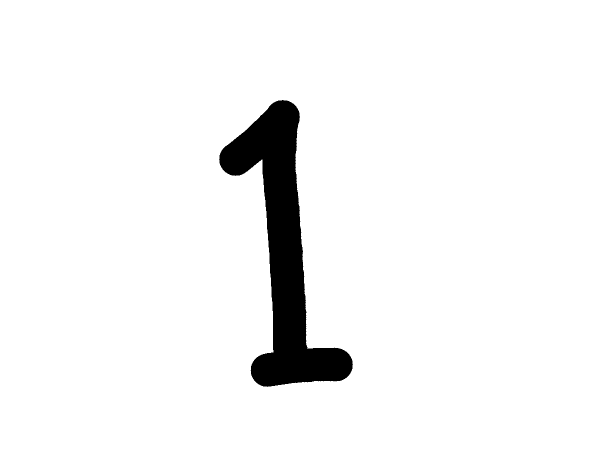
#> input picture datasets/Img/img002-041.png, 1200 x 900 px (shown at 1/2 size)
$ python -i functions.py   (imports and definitions only)
#> lines starting #> are read from the running program, lines starting #| are printed output that depends on the picture; after the words box and inside, x2 and y2 are one past the last pixel; in counts of white or black regions, pixels touching at a corner belong together
#> further down, picture is the input picture: shape (900, 1200, 3); 95.2% white; 1 black region, box (x1, y1, x2, y2) and area: (438, 200, 706, 774) 52043
import pandas as pd
import cv2
import numpy as np
import os
import pickle

PATH = os.getcwd()
DATASET_PATH = os.path.join(PATH, 'datasets')
WIDTH = 16
HEIGHT = 16
K = WIDTH*HEIGHT


def join_path(path, name):
    return os.path.join(path, name)


# [6 lines left out: function readTrainedFile, not called in this run]


def saveTrainedFile(dict):
    pickle.dump(dict, open(join_path(PATH, 'model/model.h5'), 'wb'))


# [14 lines left out: function readDataset, not called in this run]


def readImage(path):
    return cv2.imread(path, 0)


def resizeImage(image):
    return cv2.resize(image, (HEIGHT, WIDTH), interpolation=cv2.INTER_AREA)


def processImage(image):
    _, image = cv2.threshold(image, 165, 255, cv2.THRESH_BINARY_INV)
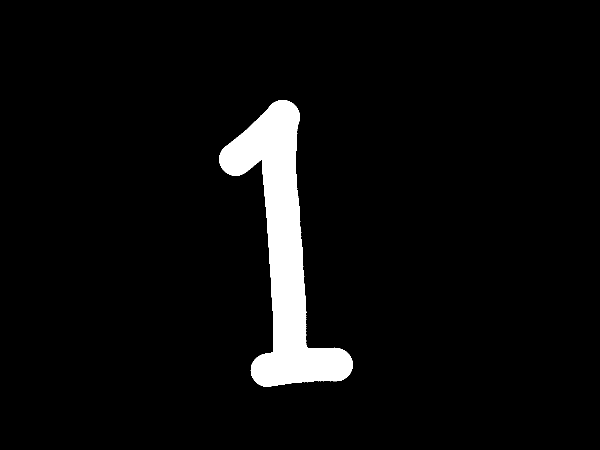
#> image: shape (900, 1200, 3) (shown at 1/2 size); 4.8% white; 1 white region, box (x1, y1, x2, y2) and area: (438, 200, 706, 774) 52043
    image = crop(image)
    image = resizeImage(image)
    return image


# [26 lines left out: functions clean, readImagesTrain, calc_deltas, not called in this run]


def crop(image):
    # crop left
    while True:
        sum = np.sum(image[:, 0])
        if sum != 0:
            break
        else:
            image = image[:, 1:]
#> this loop made 439 passes
#> pass 1, in crop, `image = image[:, 1:]`:
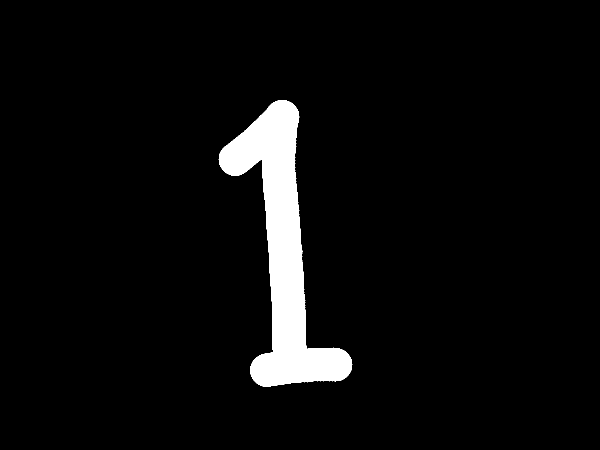
#> image: shape (900, 1199, 3) (shown at 1/2 size); 4.8% white; 1 white region, box (x1, y1, x2, y2) and area: (437, 200, 705, 774) 52043
#> pass 3, in crop, `image = image[:, 1:]`:
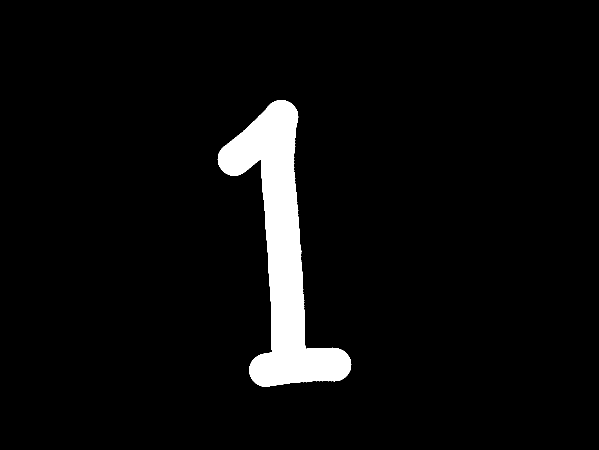
#> image: shape (900, 1197, 3) (shown at 1/2 size); 4.8% white; 1 white region, box (x1, y1, x2, y2) and area: (435, 200, 703, 774) 52043
#> after the loop:
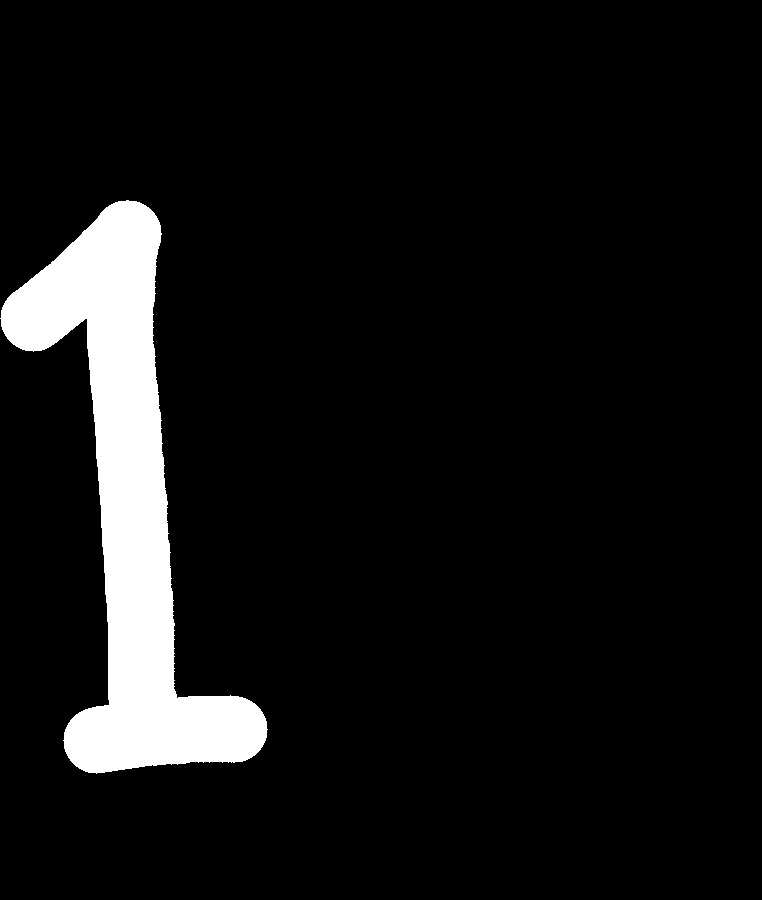
#> image: shape (900, 762, 3); 7.6% white; 1 white region, box (x1, y1, x2, y2) and area: (0, 200, 268, 774) 52043

    # crop top
    while True:
        sum = np.sum(image[0, :])
        if sum != 0:
            break
        else:
            image = image[1:, :]
#> this loop made 201 passes
#> pass 1, in crop, `image = image[1:, :]`:
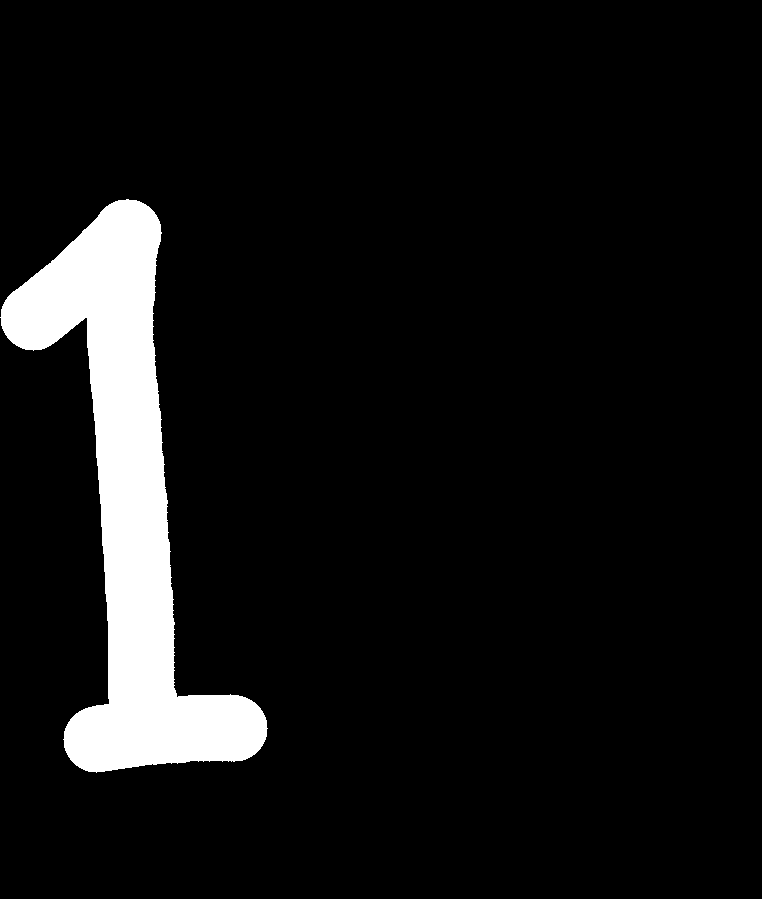
#> image: shape (899, 762, 3); 7.6% white; 1 white region, box (x1, y1, x2, y2) and area: (0, 199, 268, 773) 52043
#> pass 2, in crop, `image = image[1:, :]`:
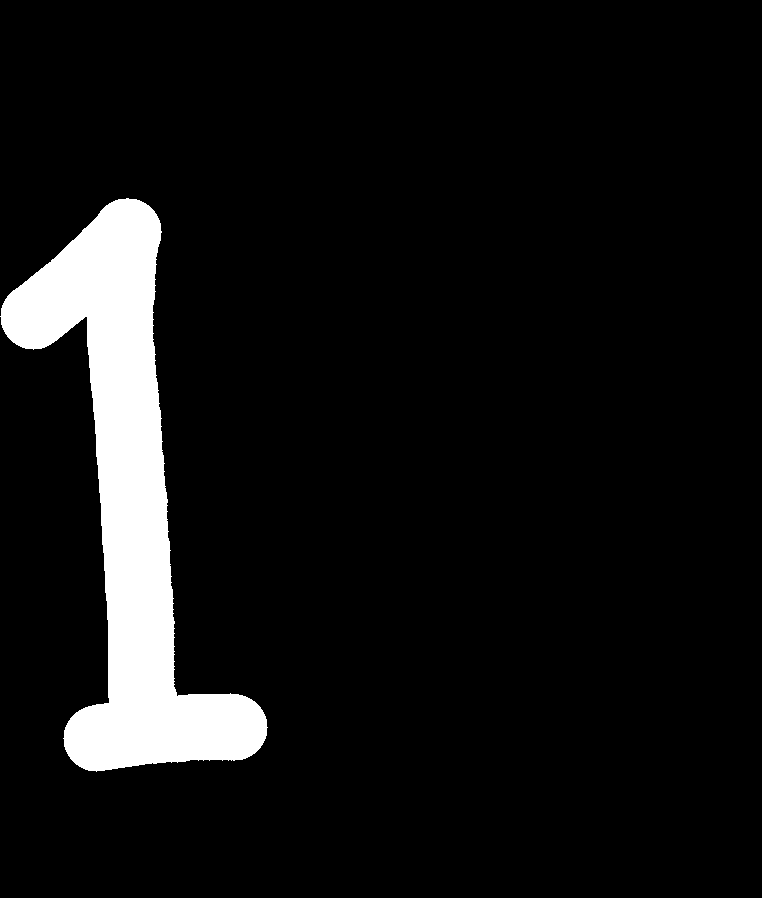
#> image: shape (898, 762, 3); 7.6% white; 1 white region, box (x1, y1, x2, y2) and area: (0, 198, 268, 772) 52043
#> after the loop:
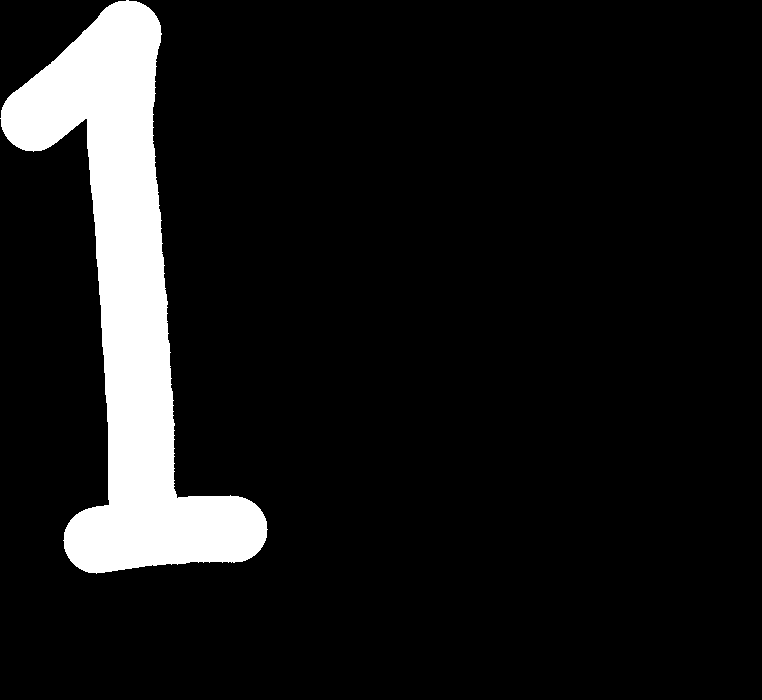
#> image: shape (700, 762, 3); 9.8% white; 1 white region, box (x1, y1, x2, y2) and area: (0, 0, 268, 574) 52043

#> (the run stopped early here; a loop or call above may not have finished)

$ run again, on datasets/Img/img004-033.png
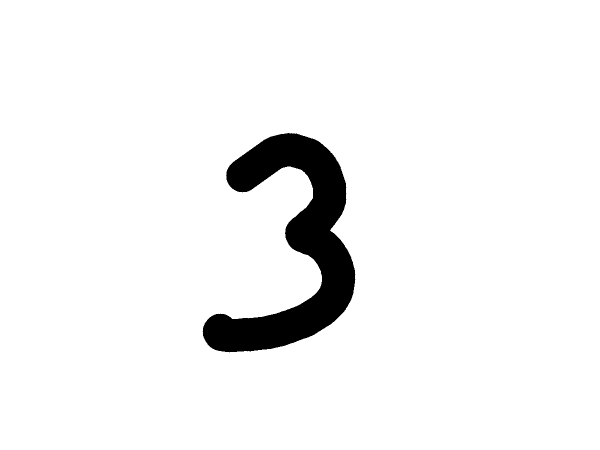
#> input picture datasets/Img/img004-033.png, 1200 x 900 px (shown at 1/2 size)
#> picture is the input picture: shape (900, 1200, 3); 95.1% white; 1 black region, box (x1, y1, x2, y2) and area: (405, 266, 711, 705) 53314
#> after the loop in crop, `while True:`:
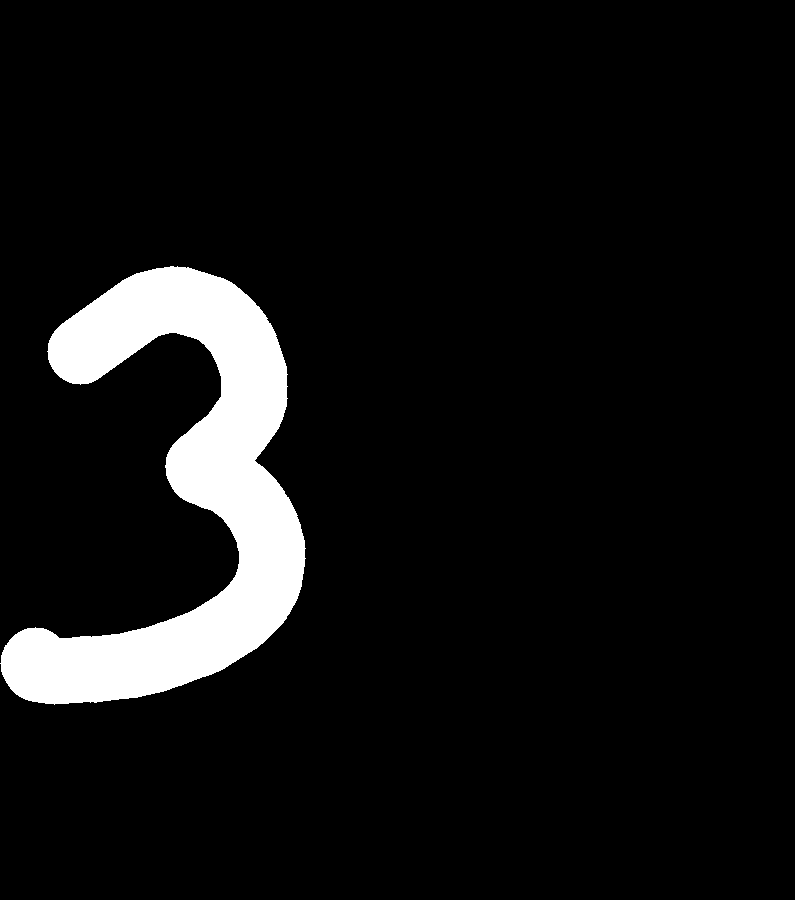
#> image: shape (900, 795, 3); 7.5% white; 1 white region, box (x1, y1, x2, y2) and area: (0, 266, 306, 705) 53314
#> after the loop in crop, `while True:`:
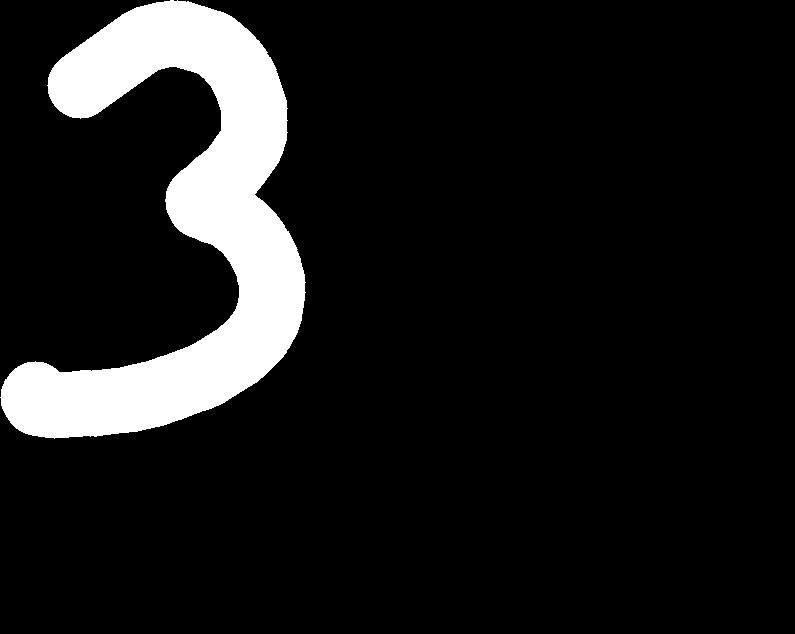
#> image: shape (634, 795, 3); 10.6% white; 1 white region, box (x1, y1, x2, y2) and area: (0, 0, 306, 439) 53314
